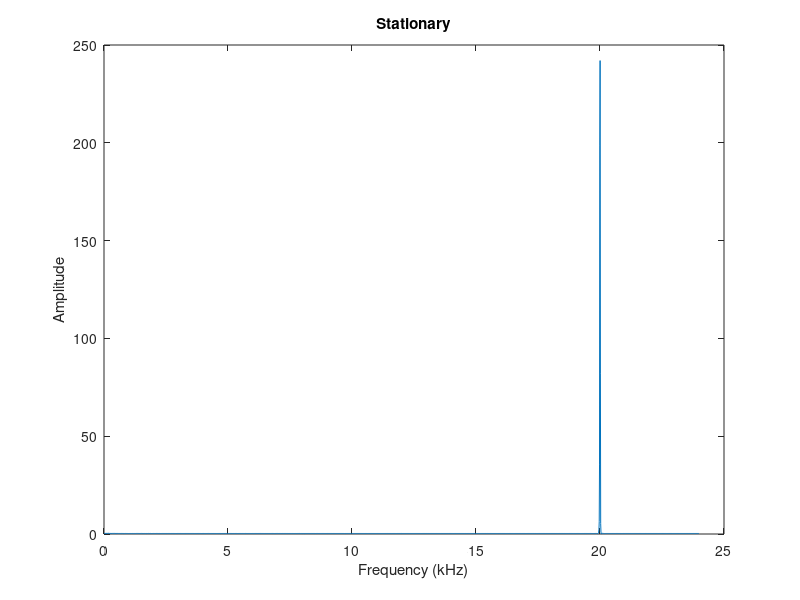

This chart was generated by the following MATLAB code:
ydata = load ("50.txt"); 
x0 = linspace(0,2047,2048);
x = x0 * 48000/4096/1000;
plot(x,ydata);
xlabel('Frequency (kHz)');
ylabel('Amplitude');
title('Stationary');
%ylim([-0.000001 1]);